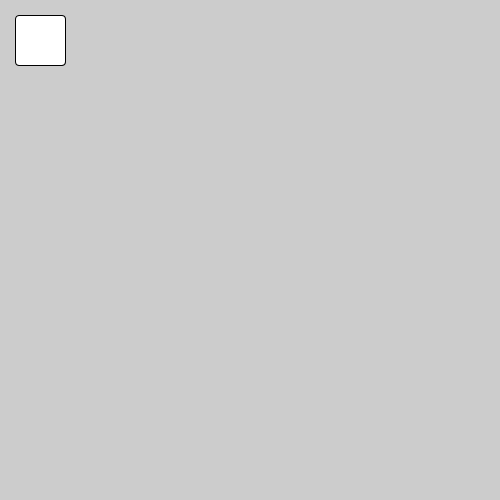
Frame 1 (no input)
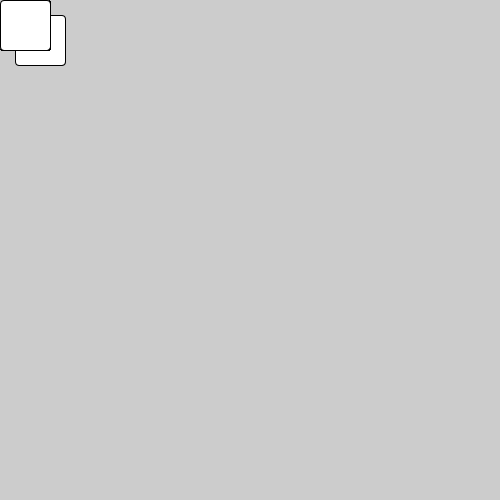
Frame 60 (the mouse pressed at the canvas centre just before this capture)
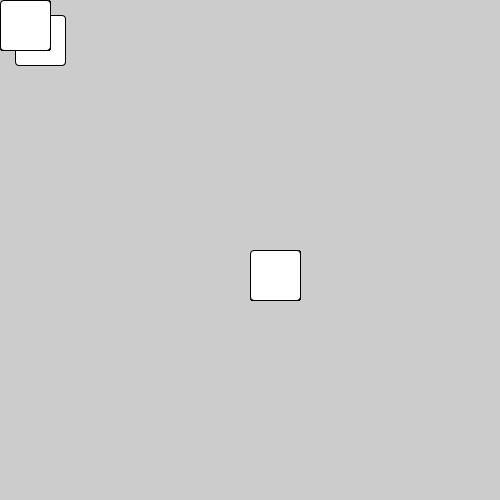
Frame 120 (the mouse held since frame 60 and released just before this capture)

The Processing sketch that drew these frames (run headless with seeded random() and noise(); from frame 60 on, the mouse is pressed at the canvas centre):

// Processing sketch: sketch_181130b
// ── sketch_181130b.pde
  TestObject testO = new TestObject("ding", 15, 15);
  
  void setup()
  {
   size(500,500); 
  }
  
  void draw()
  {
   testO.show();
   testO.move();
  }

// ── TestObject_pde.pde
class TestObject
{
  String name;
  int xLocation, yLocation;
  
  TestObject(String n, int x, int y)
  {
    name = n;
    xLocation = x;
    yLocation = y;
  }
  
  void show()
  {
    rect(xLocation, yLocation, 50, 50, 4);
  }
  
  void move ()
  {
   xLocation = mouseX;
   yLocation = mouseY;
  }
}
